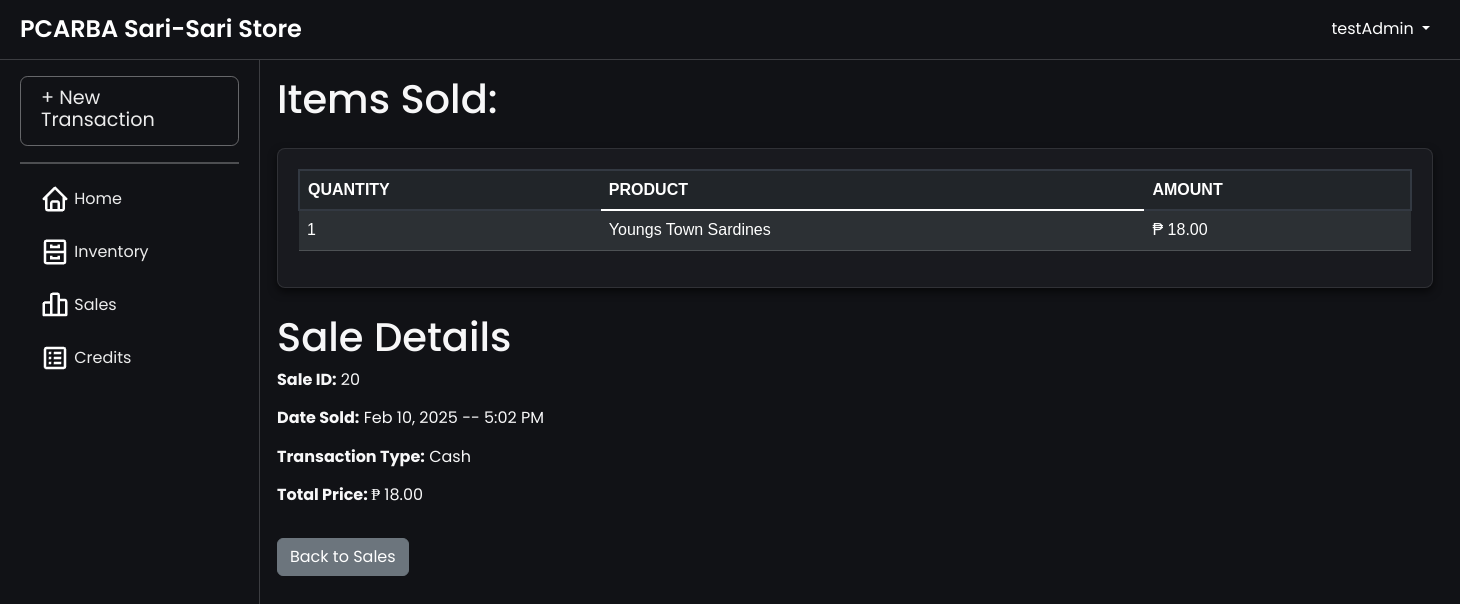
/sale_details.php?saleId=20 (signed in), run on the app's committed database.
### tables this page shows
CREATE TABLE `sale_item` (
  `sale_itemId` int(11) NOT NULL AUTO_INCREMENT,
  `quantity` int(11) NOT NULL,
  `price` decimal(10,2) NOT NULL,
  `subTotal` decimal(10,2) NOT NULL,
  `productId` int(11) NOT NULL,
  `saleId` int(11) NOT NULL,
  `creditId` int(11) DEFAULT NULL,
  PRIMARY KEY (`sale_itemId`),
  KEY `product_sale_item` (`productId`),
  KEY `sale_sale_item` (`saleId`),
  KEY `credits_sale_item` (`creditId`),
  CONSTRAINT `credits_sale_item` FOREIGN KEY (`creditId`) REFERENCES `credits` (`creditId`),
  CONSTRAINT `product_sale_item` FOREIGN KEY (`productId`) REFERENCES `products` (`productId`),
  CONSTRAINT `sale_sale_item` FOREIGN KEY (`saleId`) REFERENCES `sales` (`saleId`) ON DELETE CASCADE
);

CREATE TABLE `products` (
  `productId` int(11) NOT NULL AUTO_INCREMENT,
  `productName` varchar(100) NOT NULL,
  `productCategory` varchar(100) NOT NULL,
  `unitPrice` decimal(10,2) NOT NULL,
  `stockLevel` int(11) NOT NULL,
  `reorderLevel` int(11) NOT NULL,
  `costPrice` decimal(10,2) NOT NULL,
  `userId` int(11) NOT NULL,
  PRIMARY KEY (`productId`),
  KEY `users_product` (`userId`),
  CONSTRAINT `users_product` FOREIGN KEY (`userId`) REFERENCES `users` (`userId`)
);

CREATE TABLE `sales` (
  `saleId` int(11) NOT NULL AUTO_INCREMENT,
  `totalPrice` decimal(10,2) NOT NULL,
  `transactionType` enum('Cash','Credit') NOT NULL,
  `dateSold` timestamp NOT NULL DEFAULT current_timestamp(),
  `userId` int(11) NOT NULL,
  `creditorId` int(11) DEFAULT NULL,
  PRIMARY KEY (`saleId`),
  KEY `users_sale` (`userId`),
  KEY `creditor_sale` (`creditorId`),
  CONSTRAINT `creditor_sale` FOREIGN KEY (`creditorId`) REFERENCES `creditor` (`creditorId`),
  CONSTRAINT `users_sale` FOREIGN KEY (`userId`) REFERENCES `users` (`userId`)
);

### htdocs/sale_details.php (the view, shortened to what this page needs)
<?php
include 'db.php';
$saleId = $_GET['saleId'];
$query = "SELECT s.saleId, s.dateSold, s.transactionType, s.totalPrice,
                 p.productName, si.quantity, si.subTotal
          FROM sales s
          JOIN sale_item si ON s.saleId = si.saleId
          JOIN products p ON si.productId = p.productId
          WHERE s.saleId = ?";
$stmt = $conn->prepare($query);
$stmt->bind_param("i", $saleId);
$stmt->execute();
$result = $stmt->get_result();
$saleDetails = $result->fetch_all(MYSQLI_ASSOC);
$dateSold = !empty($saleDetails[0]['dateSold']) ? date("M d, Y -- g:i A", strtotime($saleDetails[0]['dateSold'])) : 'N/A';
?>
<!DOCTYPE html>
<html lang="en">
<head>
    <link rel="stylesheet" href="https://stackpath.bootstrapcdn.com/bootstrap/5.1.3/css/bootstrap.min.css">
    <link rel="stylesheet" href="css/layer1.css">
</head>
<body>
    <?php include 'navbar.php'; ?>
    <div class="container-fluid h-100 d-flex align-items-center justify-content-center">
        <div class="main-content">
            <h1>Items Sold:</h1>
            <div class="table-wrapper">
                <table class="table table-dark table-striped">
                    <thead>
                        <tr>
                            <th>Quantity</th>
                            <th>Product</th>
                            <th>Amount</th>
                        </tr>
                    </thead>
                    <tbody>
                        <?php foreach ($saleDetails as $item) { ?>
                            <tr>
                                <td><?php echo htmlspecialchars($item['quantity']); ?></td>
                                <td><?php echo htmlspecialchars($item['productName']); ?></td>
                                <td>₱ <?php echo htmlspecialchars($item['subTotal']); ?></td>
                            </tr>
                        <?php } ?>
                    </tbody>
                </table>
            </div>
            <h1>Sale Details</h1>
            <p><strong>Sale ID:</strong> <?php echo htmlspecialchars($saleDetails[0]['saleId']); ?></p>
            <p><strong>Date Sold:</strong> <?php echo htmlspecialchars($dateSold); ?></p>
            <p><strong>Transaction Type:</strong> <?php echo htmlspecialchars($saleDetails[0]['transactionType']); ?></p>
            <p><strong>Total Price: </strong> ₱ <?php echo htmlspecialchars($saleDetails[0]['totalPrice']); ?></p>
            <a href="sales.php" class="btn btn-secondary mt-3">Back to Sales</a>
        </div>
    </div>
</body>
</html>

### htdocs/css/layer1.css (style rules this page uses)
body { background-color: rgb(17, 18, 22); font-family: "Poppins", serif; color: white; line-height: 140%; }

### htdocs/sale_details.php (style rules this page uses)
.main-content { background-color: transparent; padding: 20px; color: #f7f7f8; width: 100%; max-width: 1200px; }
.main-content h1, .main-content h3 { color: #f7f7f8; }
.main-content p { color: #f7f7f8; }
.table-wrapper { background-color: #191a1f; width: 100%; margin: 25px auto; position: relative; padding: 20px; border-radius: 8px; border: 1px solid rgba(255, 255, 255, 0.1); box-shadow: 0 4px 8px rgba(0, 0, 0, 0.58); }
table { font-family: Arial, Helvetica, sans-serif; width: 100%; border-collapse: separate; border-spacing: 0 10px; }
table thead { position: sticky; top: 0; z-index: 10; background-color: #1f1f1f; }
table th { padding: 7.5px; background-color: #0c0c0f; color: rgba(247, 247, 248, 0.9); font-weight: bold; text-transform: uppercase; font-size: 1rem; margin: 0 5px; box-shadow: 0 4px 8px rgba(0, 0, 0, 0.83); border-top: 2px solid #333942; border-bottom: 2px solid #333942; }
table th:first-child { border-left: 2px solid #333942; border-top: 2px solid #333942; border-bottom: 2px solid #333942; }
table th:last-child { border-right: 2px solid #333942; border-top: 2px solid #333942; border-bottom: 2px solid #333942; }
table td { padding: 10px; font-size: 1rem; color: #eee; margin: 0 5px; }
table tr { background-color: #191a1f; }
.btn-secondary { background-color: #6c757d; border: none; padding: 10px 20px; border-radius: 8px; font-size: 16px; font-weight: 500; transition: background-color 0.3s ease; }

### htdocs/navbar.php (style rules this page uses)
.main-content { margin-top: 10px; margin-left: 250px; padding: 15px; padding-top: 20px; transition: margin-left 0.3s; }

### data on the page
sale_item: quantity "1", productId.productName "Youngs Town Sardines", subTotal "18.00", saleId.saleId "20", saleId.dateSold "Feb 10, 2025 -- 5:02 PM", saleId.transactionType "Cash", saleId.totalPrice "18.00"

### other printed values
$_SESSION['username'] "testAdmin"
